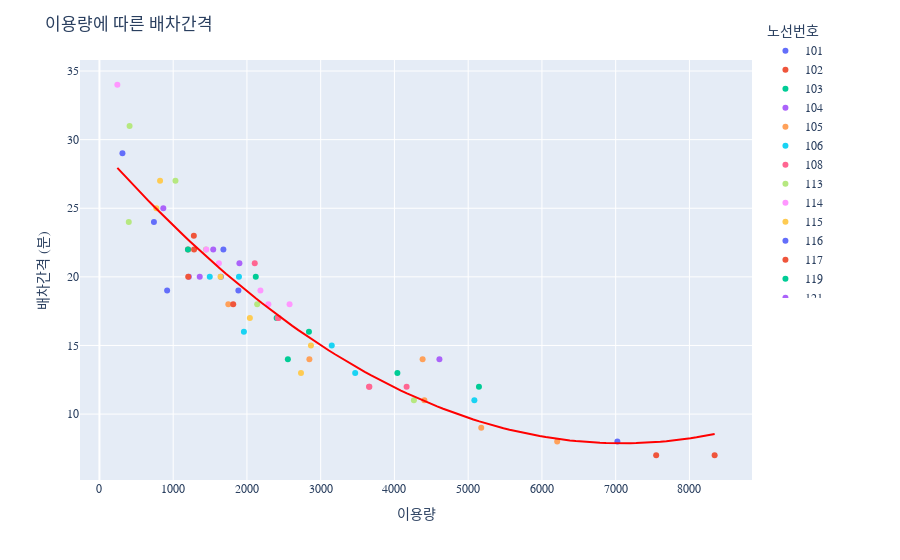

Notebook cell for this chart:
### Code cell
import plotly.express as px
import plotly.graph_objects as go
import plotly.offline as pyo

# 2차 곡선 회귀선 계수 계산
a, b, c = np.polyfit(bus_usage_merge_work["USAGE_COUNT"], bus_usage_merge_work["ALLO_INTERVAL"], 2)

# 2차 곡선 회귀선 함수 정의
def quadratic_regression(x):
    return a * x**2 + b * x + c

# 산점도 그래프 생성
fig = px.scatter(bus_usage_merge_work, x="USAGE_COUNT", y="ALLO_INTERVAL", color="ROUTE_NO", 
                 labels={"USAGE_COUNT": "이용량", "ALLO_INTERVAL": "배차간격 (분)", "ROUTE_NO": "노선번호"})

# 회귀선 그리기
x_range = np.linspace(bus_usage_merge_work["USAGE_COUNT"].min(), bus_usage_merge_work["USAGE_COUNT"].max(), 100)
y_range = [quadratic_regression(x) for x in x_range]

fig.add_trace(go.Scatter(x=x_range, y=y_range, mode="lines", name="2차 곡선 회귀선", line=dict(color='red')))

# 그래프 레이아웃 설정
fig.update_layout(
    title="이용량에 따른 배차간격",
    xaxis_title="이용량",
    yaxis_title="배차간격 (분)",
    legend_title="노선번호",
    showlegend=True,
    legend=dict(x=9000, y=1.1),
    font=dict(family="Malgun Gothic"),
    hovermode="closest"
)

# 그래프 표시
fig.show()
pyo.plot(fig, filename='bus_usage_graph_work.html')

### Figure 1 — Plotly figure (JSON) as saved in the notebook; plotly's stock layout.template omitted (floating-point values rounded to 4 significant figures)
{"data": [{"hovertemplate": "노선번호=101<br>이용량=%{x}<br>배차간격 (분)=%{y}<extra></extra>", "legendgroup": "101", "marker": {"color": "#636efa", "symbol": "circle"}, "mode": "markers", "name": "101", "orientation": "v", "showlegend": true, "type": "scatter", "x": [1647], "xaxis": "x", "y": [20], "yaxis": "y"}, {"hovertemplate": "노선번호=102<br>이용량=%{x}<br>배차간격 (분)=%{y}<extra></extra>", "legendgroup": "102", "marker": {"color": "#EF553B", "symbol": "circle"}, "mode": "markers", "name": "102", "orientation": "v", "showlegend": true, "type": "scatter", "x": [8342], "xaxis": "x", "y": [7], "yaxis": "y"}, {"hovertemplate": "노선번호=103<br>이용량=%{x}<br>배차간격 (분)=%{y}<extra></extra>", "legendgroup": "103", "marker": {"color": "#00cc96", "symbol": "circle"}, "mode": "markers", "name": "103", "orientation": "v", "showlegend": true, "type": "scatter", "x": [4040], "xaxis": "x", "y": [13], "yaxis": "y"}, {"hovertemplate": "노선번호=104<br>이용량=%{x}<br>배차간격 (분)=%{y}<extra></extra>", "legendgroup": "104", "marker": {"color": "#ab63fa", "symbol": "circle"}, "mode": "markers", "name": "104", "orientation": "v", "showlegend": true, "type": "scatter", "x": [1213], "xaxis": "x", "y": [20], "yaxis": "y"}, {"hovertemplate": "노선번호=105<br>이용량=%{x}<br>배차간격 (분)=%{y}<extra></extra>", "legendgroup": "105", "marker": {"color": "#FFA15A", "symbol": "circle"}, "mode": "markers", "name": "105", "orientation": "v", "showlegend": true, "type": "scatter", "x": [5177], "xaxis": "x", "y": [9], "yaxis": "y"}, {"hovertemplate": "노선번호=106<br>이용량=%{x}<br>배차간격 (분)=%{y}<extra></extra>", "legendgroup": "106", "marker": {"color": "#19d3f3", "symbol": "circle"}, "mode": "markers", "name": "106", "orientation": "v", "showlegend": true, "type": "scatter", "x": [5084], "xaxis": "x", "y": [11], "yaxis": "y"}, {"hovertemplate": "노선번호=108<br>이용량=%{x}<br>배차간격 (분)=%{y}<extra></extra>", "legendgroup": "108", "marker": {"color": "#FF6692", "symbol": "circle"}, "mode": "markers", "name": "108", "orientation": "v", "showlegend": true, "type": "scatter", "x": [3656], "xaxis": "x", "y": [12], "yaxis": "y"}, {"hovertemplate": "노선번호=113<br>이용량=%{x}<br>배차간격 (분)=%{y}<extra></extra>", "legendgroup": "113", "marker": {"color": "#B6E880", "symbol": "circle"}, "mode": "markers", "name": "113", "orientation": "v", "showlegend": true, "type": "scatter", "x": [1444], "xaxis": "x", "y": [22], "yaxis": "y"}, {"hovertemplate": "노선번호=114<br>이용량=%{x}<br>배차간격 (분)=%{y}<extra></extra>", "legendgroup": "114", "marker": {"color": "#FF97FF", "symbol": "circle"}, "mode": "markers", "name": "114", "orientation": "v", "showlegend": true, "type": "scatter", "x": [2291], "xaxis": "x", "y": [18], "yaxis": "y"}, {"hovertemplate": "노선번호=115<br>이용량=%{x}<br>배차간격 (분)=%{y}<extra></extra>", "legendgroup": "115", "marker": {"color": "#FECB52", "symbol": "circle"}, "mode": "markers", "name": "115", "orientation": "v", "showlegend": true, "type": "scatter", "x": [2868], "xaxis": "x", "y": [15], "yaxis": "y"}, {"hovertemplate": "노선번호=116<br>이용량=%{x}<br>배차간격 (분)=%{y}<extra></extra>", "legendgroup": "116", "marker": {"color": "#636efa", "symbol": "circle"}, "mode": "markers", "name": "116", "orientation": "v", "showlegend": true, "type": "scatter", "x": [739], "xaxis": "x", "y": [24], "yaxis": "y"}, {"hovertemplate": "노선번호=117<br>이용량=%{x}<br>배차간격 (분)=%{y}<extra></extra>", "legendgroup": "117", "marker": {"color": "#EF553B", "symbol": "circle"}, "mode": "markers", "name": "117", "orientation": "v", "showlegend": true, "type": "scatter", "x": [1204], "xaxis": "x", "y": [20], "yaxis": "y"}, {"hovertemplate": "노선번호=119<br>이용량=%{x}<br>배차간격 (분)=%{y}<extra></extra>", "legendgroup": "119", "marker": {"color": "#00cc96", "symbol": "circle"}, "mode": "markers", "name": "119", "orientation": "v", "showlegend": true, "type": "scatter", "x": [2841], "xaxis": "x", "y": [16], "yaxis": "y"}, {"hovertemplate": "노선번호=121<br>이용량=%{x}<br>배차간격 (분)=%{y}<extra></extra>", "legendgroup": "121", "marker": {"color": "#ab63fa", "symbol": "circle"}, "mode": "markers", "name": "121", "orientation": "v", "showlegend": true, "type": "scatter", "x": [1543], "xaxis": "x", "y": [22], "yaxis": "y"}, {"hovertemplate": "노선번호=201<br>이용량=%{x}<br>배차간격 (분)=%{y}<extra></extra>", "legendgroup": "201", "marker": {"color": "#FFA15A", "symbol": "circle"}, "mode": "markers", "name": "201", "orientation": "v", "showlegend": true, "type": "scatter", "x": [6207], "xaxis": "x", "y": [8], "yaxis": "y"}, {"hovertemplate": "노선번호=203<br>이용량=%{x}<br>배차간격 (분)=%{y}<extra></extra>", "legendgroup": "203", "marker": {"color": "#19d3f3", "symbol": "circle"}, "mode": "markers", "name": "203", "orientation": "v", "showlegend": true, "type": "scatter", "x": [1959], "xaxis": "x", "y": [16], "yaxis": "y"}, {"hovertemplate": "노선번호=211<br>이용량=%{x}<br>배차간격 (분)=%{y}<extra></extra>", "legendgroup": "211", "marker": {"color": "#FF6692", "symbol": "circle"}, "mode": "markers", "name": "211", "orientation": "v", "showlegend": true, "type": "scatter", "x": [3660], "xaxis": "x", "y": [12], "yaxis": "y"}, {"hovertemplate": "노선번호=212<br>이용량=%{x}<br>배차간격 (분)=%{y}<extra></extra>", "legendgroup": "212", "marker": {"color": "#B6E880", "symbol": "circle"}, "mode": "markers", "name": "212", "orientation": "v", "showlegend": true, "type": "scatter", "x": [398], "xaxis": "x", "y": [24], "yaxis": "y"}, {"hovertemplate": "노선번호=213<br>이용량=%{x}<br>배차간격 (분)=%{y}<extra></extra>", "legendgroup": "213", "marker": {"color": "#FF97FF", "symbol": "circle"}, "mode": "markers", "name": "213", "orientation": "v", "showlegend": true, "type": "scatter", "x": [243], "xaxis": "x", "y": [34], "yaxis": "y"}, {"hovertemplate": "노선번호=216<br>이용량=%{x}<br>배차간격 (분)=%{y}<extra></extra>", "legendgroup": "216", "marker": {"color": "#FECB52", "symbol": "circle"}, "mode": "markers", "name": "216", "orientation": "v", "showlegend": true, "type": "scatter", "x": [2040], "xaxis": "x", "y": [17], "yaxis": "y"}, {"hovertemplate": "노선번호=301<br>이용량=%{x}<br>배차간격 (분)=%{y}<extra></extra>", "legendgroup": "301", "marker": {"color": "#636efa", "symbol": "circle"}, "mode": "markers", "name": "301", "orientation": "v", "showlegend": true, "type": "scatter", "x": [7023], "xaxis": "x", "y": [8], "yaxis": "y"}, {"hovertemplate": "노선번호=311<br>이용량=%{x}<br>배차간격 (분)=%{y}<extra></extra>", "legendgroup": "311", "marker": {"color": "#EF553B", "symbol": "circle"}, "mode": "markers", "name": "311", "orientation": "v", "showlegend": true, "type": "scatter", "x": [7549], "xaxis": "x", "y": [7], "yaxis": "y"}, {"hovertemplate": "노선번호=312<br>이용량=%{x}<br>배차간격 (분)=%{y}<extra></extra>", "legendgroup": "312", "marker": {"color": "#00cc96", "symbol": "circle"}, "mode": "markers", "name": "312", "orientation": "v", "showlegend": true, "type": "scatter", "x": [2120], "xaxis": "x", "y": [20], "yaxis": "y"}, {"hovertemplate": "노선번호=313<br>이용량=%{x}<br>배차간격 (분)=%{y}<extra></extra>", "legendgroup": "313", "marker": {"color": "#ab63fa", "symbol": "circle"}, "mode": "markers", "name": "313", "orientation": "v", "showlegend": true, "type": "scatter", "x": [866], "xaxis": "x", "y": [25], "yaxis": "y"}, {"hovertemplate": "노선번호=314<br>이용량=%{x}<br>배차간격 (분)=%{y}<extra></extra>", "legendgroup": "314", "marker": {"color": "#FFA15A", "symbol": "circle"}, "mode": "markers", "name": "314", "orientation": "v", "showlegend": true, "type": "scatter", "x": [4406], "xaxis": "x", "y": [11], "yaxis": "y"}, {"hovertemplate": "노선번호=315<br>이용량=%{x}<br>배차간격 (분)=%{y}<extra></extra>", "legendgroup": "315", "marker": {"color": "#19d3f3", "symbol": "circle"}, "mode": "markers", "name": "315", "orientation": "v", "showlegend": true, "type": "scatter", "x": [1496], "xaxis": "x", "y": [20], "yaxis": "y"}, {"hovertemplate": "노선번호=316<br>이용량=%{x}<br>배차간격 (분)=%{y}<extra></extra>", "legendgroup": "316", "marker": {"color": "#FF6692", "symbol": "circle"}, "mode": "markers", "name": "316", "orientation": "v", "showlegend": true, "type": "scatter", "x": [2106], "xaxis": "x", "y": [21], "yaxis": "y"}, {"hovertemplate": "노선번호=317<br>이용량=%{x}<br>배차간격 (분)=%{y}<extra></extra>", "legendgroup": "317", "marker": {"color": "#B6E880", "symbol": "circle"}, "mode": "markers", "name": "317", "orientation": "v", "showlegend": true, "type": "scatter", "x": [1031], "xaxis": "x", "y": [27], "yaxis": "y"}, {"hovertemplate": "노선번호=318<br>이용량=%{x}<br>배차간격 (분)=%{y}<extra></extra>", "legendgroup": "318", "marker": {"color": "#FF97FF", "symbol": "circle"}, "mode": "markers", "name": "318", "orientation": "v", "showlegend": true, "type": "scatter", "x": [2183], "xaxis": "x", "y": [19], "yaxis": "y"}, {"hovertemplate": "노선번호=511<br>이용량=%{x}<br>배차간격 (분)=%{y}<extra></extra>", "legendgroup": "511", "marker": {"color": "#FECB52", "symbol": "circle"}, "mode": "markers", "name": "511", "orientation": "v", "showlegend": true, "type": "scatter", "x": [2733], "xaxis": "x", "y": [13], "yaxis": "y"}, {"hovertemplate": "노선번호=512<br>이용량=%{x}<br>배차간격 (분)=%{y}<extra></extra>", "legendgroup": "512", "marker": {"color": "#636efa", "symbol": "circle"}, "mode": "markers", "name": "512", "orientation": "v", "showlegend": true, "type": "scatter", "x": [1681], "xaxis": "x", "y": [22], "yaxis": "y"}, {"hovertemplate": "노선번호=513<br>이용량=%{x}<br>배차간격 (분)=%{y}<extra></extra>", "legendgroup": "513", "marker": {"color": "#EF553B", "symbol": "circle"}, "mode": "markers", "name": "513", "orientation": "v", "showlegend": true, "type": "scatter", "x": [1280], "xaxis": "x", "y": [23], "yaxis": "y"}, {"hovertemplate": "노선번호=514<br>이용량=%{x}<br>배차간격 (분)=%{y}<extra></extra>", "legendgroup": "514", "marker": {"color": "#00cc96", "symbol": "circle"}, "mode": "markers", "name": "514", "orientation": "v", "showlegend": true, "type": "scatter", "x": [2403], "xaxis": "x", "y": [17], "yaxis": "y"}, {"hovertemplate": "노선번호=601<br>이용량=%{x}<br>배차간격 (분)=%{y}<extra></extra>", "legendgroup": "601", "marker": {"color": "#ab63fa", "symbol": "circle"}, "mode": "markers", "name": "601", "orientation": "v", "showlegend": true, "type": "scatter", "x": [1898], "xaxis": "x", "y": [21], "yaxis": "y"}, {"hovertemplate": "노선번호=602<br>이용량=%{x}<br>배차간격 (분)=%{y}<extra></extra>", "legendgroup": "602", "marker": {"color": "#FFA15A", "symbol": "circle"}, "mode": "markers", "name": "602", "orientation": "v", "showlegend": true, "type": "scatter", "x": [1748], "xaxis": "x", "y": [18], "yaxis": "y"}, {"hovertemplate": "노선번호=603<br>이용량=%{x}<br>배차간격 (분)=%{y}<extra></extra>", "legendgroup": "603", "marker": {"color": "#19d3f3", "symbol": "circle"}, "mode": "markers", "name": "603", "orientation": "v", "showlegend": true, "type": "scatter", "x": [3468], "xaxis": "x", "y": [13], "yaxis": "y"}, {"hovertemplate": "노선번호=604<br>이용량=%{x}<br>배차간격 (분)=%{y}<extra></extra>", "legendgroup": "604", "marker": {"color": "#FF6692", "symbol": "circle"}, "mode": "markers", "name": "604", "orientation": "v", "showlegend": true, "type": "scatter", "x": [4165], "xaxis": "x", "y": [12], "yaxis": "y"}, {"hovertemplate": "노선번호=605<br>이용량=%{x}<br>배차간격 (분)=%{y}<extra></extra>", "legendgroup": "605", "marker": {"color": "#B6E880", "symbol": "circle"}, "mode": "markers", "name": "605", "orientation": "v", "showlegend": true, "type": "scatter", "x": [4264], "xaxis": "x", "y": [11], "yaxis": "y"}, {"hovertemplate": "노선번호=606<br>이용량=%{x}<br>배차간격 (분)=%{y}<extra></extra>", "legendgroup": "606", "marker": {"color": "#FF97FF", "symbol": "circle"}, "mode": "markers", "name": "606", "orientation": "v", "showlegend": true, "type": "scatter", "x": [1449], "xaxis": "x", "y": [22], "yaxis": "y"}, {"hovertemplate": "노선번호=608<br>이용량=%{x}<br>배차간격 (분)=%{y}<extra></extra>", "legendgroup": "608", "marker": {"color": "#FECB52", "symbol": "circle"}, "mode": "markers", "name": "608", "orientation": "v", "showlegend": true, "type": "scatter", "x": [1642], "xaxis": "x", "y": [20], "yaxis": "y"}, {"hovertemplate": "노선번호=611<br>이용량=%{x}<br>배차간격 (분)=%{y}<extra></extra>", "legendgroup": "611", "marker": {"color": "#636efa", "symbol": "circle"}, "mode": "markers", "name": "611", "orientation": "v", "showlegend": true, "type": "scatter", "x": [1884], "xaxis": "x", "y": [19], "yaxis": "y"}, {"hovertemplate": "노선번호=612<br>이용량=%{x}<br>배차간격 (분)=%{y}<extra></extra>", "legendgroup": "612", "marker": {"color": "#EF553B", "symbol": "circle"}, "mode": "markers", "name": "612", "orientation": "v", "showlegend": true, "type": "scatter", "x": [1202], "xaxis": "x", "y": [22], "yaxis": "y"}, {"hovertemplate": "노선번호=613<br>이용량=%{x}<br>배차간격 (분)=%{y}<extra></extra>", "legendgroup": "613", "marker": {"color": "#00cc96", "symbol": "circle"}, "mode": "markers", "name": "613", "orientation": "v", "showlegend": true, "type": "scatter", "x": [2555], "xaxis": "x", "y": [14], "yaxis": "y"}, {"hovertemplate": "노선번호=614<br>이용량=%{x}<br>배차간격 (분)=%{y}<extra></extra>", "legendgroup": "614", "marker": {"color": "#ab63fa", "symbol": "circle"}, "mode": "markers", "name": "614", "orientation": "v", "showlegend": true, "type": "scatter", "x": [1360], "xaxis": "x", "y": [20], "yaxis": "y"}, {"hovertemplate": "노선번호=615<br>이용량=%{x}<br>배차간격 (분)=%{y}<extra></extra>", "legendgroup": "615", "marker": {"color": "#FFA15A", "symbol": "circle"}, "mode": "markers", "name": "615", "orientation": "v", "showlegend": true, "type": "scatter", "x": [2847], "xaxis": "x", "y": [14], "yaxis": "y"}, {"hovertemplate": "노선번호=616<br>이용량=%{x}<br>배차간격 (분)=%{y}<extra></extra>", "legendgroup": "616", "marker": {"color": "#19d3f3", "symbol": "circle"}, "mode": "markers", "name": "616", "orientation": "v", "showlegend": true, "type": "scatter", "x": [1892], "xaxis": "x", "y": [20], "yaxis": "y"}, {"hovertemplate": "노선번호=617<br>이용량=%{x}<br>배차간격 (분)=%{y}<extra></extra>", "legendgroup": "617", "marker": {"color": "#FF6692", "symbol": "circle"}, "mode": "markers", "name": "617", "orientation": "v", "showlegend": true, "type": "scatter", "x": [2419], "xaxis": "x", "y": [17], "yaxis": "y"}, {"hovertemplate": "노선번호=618<br>이용량=%{x}<br>배차간격 (분)=%{y}<extra></extra>", "legendgroup": "618", "marker": {"color": "#B6E880", "symbol": "circle"}, "mode": "markers", "name": "618", "orientation": "v", "showlegend": true, "type": "scatter", "x": [2139], "xaxis": "x", "y": [18], "yaxis": "y"}, {"hovertemplate": "노선번호=619<br>이용량=%{x}<br>배차간격 (분)=%{y}<extra></extra>", "legendgroup": "619", "marker": {"color": "#FF97FF", "symbol": "circle"}, "mode": "markers", "name": "619", "orientation": "v", "showlegend": true, "type": "scatter", "x": [1620], "xaxis": "x", "y": [21], "yaxis": "y"}, {"hovertemplate": "노선번호=620<br>이용량=%{x}<br>배차간격 (분)=%{y}<extra></extra>", "legendgroup": "620", "marker": {"color": "#FECB52", "symbol": "circle"}, "mode": "markers", "name": "620", "orientation": "v", "showlegend": true, "type": "scatter", "x": [822], "xaxis": "x", "y": [27], "yaxis": "y"}, {"hovertemplate": "노선번호=622<br>이용량=%{x}<br>배차간격 (분)=%{y}<extra></extra>", "legendgroup": "622", "marker": {"color": "#636efa", "symbol": "circle"}, "mode": "markers", "name": "622", "orientation": "v", "showlegend": true, "type": "scatter", "x": [312], "xaxis": "x", "y": [29], "yaxis": "y"}, {"hovertemplate": "노선번호=701<br>이용량=%{x}<br>배차간격 (분)=%{y}<extra></extra>", "legendgroup": "701", "marker": {"color": "#EF553B", "symbol": "circle"}, "mode": "markers", "name": "701", "orientation": "v", "showlegend": true, "type": "scatter", "x": [1814], "xaxis": "x", "y": [18], "yaxis": "y"}, {"hovertemplate": "노선번호=703<br>이용량=%{x}<br>배차간격 (분)=%{y}<extra></extra>", "legendgroup": "703", "marker": {"color": "#00cc96", "symbol": "circle"}, "mode": "markers", "name": "703", "orientation": "v", "showlegend": true, "type": "scatter", "x": [5146], "xaxis": "x", "y": [12], "yaxis": "y"}, {"hovertemplate": "노선번호=704<br>이용량=%{x}<br>배차간격 (분)=%{y}<extra></extra>", "legendgroup": "704", "marker": {"color": "#ab63fa", "symbol": "circle"}, "mode": "markers", "name": "704", "orientation": "v", "showlegend": true, "type": "scatter", "x": [4610], "xaxis": "x", "y": [14], "yaxis": "y"}, {"hovertemplate": "노선번호=705<br>이용량=%{x}<br>배차간격 (분)=%{y}<extra></extra>", "legendgroup": "705", "marker": {"color": "#FFA15A", "symbol": "circle"}, "mode": "markers", "name": "705", "orientation": "v", "showlegend": true, "type": "scatter", "x": [4382], "xaxis": "x", "y": [14], "yaxis": "y"}, {"hovertemplate": "노선번호=706<br>이용량=%{x}<br>배차간격 (분)=%{y}<extra></extra>", "legendgroup": "706", "marker": {"color": "#19d3f3", "symbol": "circle"}, "mode": "markers", "name": "706", "orientation": "v", "showlegend": true, "type": "scatter", "x": [3150], "xaxis": "x", "y": [15], "yaxis": "y"}, {"hovertemplate": "노선번호=711<br>이용량=%{x}<br>배차간격 (분)=%{y}<extra></extra>", "legendgroup": "711", "marker": {"color": "#FF6692", "symbol": "circle"}, "mode": "markers", "name": "711", "orientation": "v", "showlegend": true, "type": "scatter", "x": [2430], "xaxis": "x", "y": [17], "yaxis": "y"}, {"hovertemplate": "노선번호=712<br>이용량=%{x}<br>배차간격 (분)=%{y}<extra></extra>", "legendgroup": "712", "marker": {"color": "#B6E880", "symbol": "circle"}, "mode": "markers", "name": "712", "orientation": "v", "showlegend": true, "type": "scatter", "x": [409], "xaxis": "x", "y": [31], "yaxis": "y"}, {"hovertemplate": "노선번호=802<br>이용량=%{x}<br>배차간격 (분)=%{y}<extra></extra>", "legendgroup": "802", "marker": {"color": "#FF97FF", "symbol": "circle"}, "mode": "markers", "name": "802", "orientation": "v", "showlegend": true, "type": "scatter", "x": [2578], "xaxis": "x", "y": [18], "yaxis": "y"}, {"hovertemplate": "노선번호=911<br>이용량=%{x}<br>배차간격 (분)=%{y}<extra></extra>", "legendgroup": "911", "marker": {"color": "#FECB52", "symbol": "circle"}, "mode": "markers", "name": "911", "orientation": "v", "showlegend": true, "type": "scatter", "x": [772], "xaxis": "x", "y": [25], "yaxis": "y"}, {"hovertemplate": "노선번호=912<br>이용량=%{x}<br>배차간격 (분)=%{y}<extra></extra>", "legendgroup": "912", "marker": {"color": "#636efa", "symbol": "circle"}, "mode": "markers", "name": "912", "orientation": "v", "showlegend": true, "type": "scatter", "x": [918], "xaxis": "x", "y": [19], "yaxis": "y"}, {"hovertemplate": "노선번호=916<br>이용량=%{x}<br>배차간격 (분)=%{y}<extra></extra>", "legendgroup": "916", "marker": {"color": "#EF553B", "symbol": "circle"}, "mode": "markers", "name": "916", "orientation": "v", "showlegend": true, "type": "scatter", "x": [1283], "xaxis": "x", "y": [22], "yaxis": "y"}, {"hovertemplate": "노선번호=918<br>이용량=%{x}<br>배차간격 (분)=%{y}<extra></extra>", "legendgroup": "918", "marker": {"color": "#00cc96", "symbol": "circle"}, "mode": "markers", "name": "918", "orientation": "v", "showlegend": true, "type": "scatter", "x": [1200], "xaxis": "x", "y": [22], "yaxis": "y"}, {"line": {"color": "red"}, "mode": "lines", "name": "2차 곡선 회귀선", "type": "scatter", "x": [243, 324.8, 406.6, 488.4, 570.2, 652.0, 733.8, 815.7, 897.5, 979.3, 1061.0, 1143.0, 1225.0, 1307.0, 1388.0, 1470.0, 1552.0, 1634.0, 1716.0, 1797.0, 1879.0, 1961.0, 2043.0, 2125.0, 2206.0, 2288.0, 2370.0, 2452.0, 2534.0, 2615.0, 2697.0, 2779.0, 2861.0, 2943.0, 3024.0, 3106.0, 3188.0, 3270.0, 3352.0, 3434.0, 3515.0, 3597.0, 3679.0, 3761.0, 3843.0, 3924.0, 4006.0, 4088.0, 4170.0, 4252.0, 4333.0, 4415.0, 4497.0, 4579.0, 4661.0, 4742.0, 4824.0, 4906.0, 4988.0, 5070.0, 5151.0, 5233.0, 5315.0, 5397.0, 5479.0, 5561.0, 5642.0, 5724.0, 5806.0, 5888.0, 5970.0, 6051.0, 6133.0, 6215.0, 6297.0, 6379.0, 6460.0, 6542.0, 6624.0, 6706.0, 6788.0, 6869.0, 6951.0, 7033.0, 7115.0, 7197.0, 7278.0, 7360.0, 7442.0, 7524.0, 7606.0, 7688.0, 7769.0, 7851.0, 7933.0, 8015.0, 8097.0, 8178.0, 8260.0, 8342], "y": [27.94, 27.47, 27.0, 26.53, 26.07, 25.61, 25.17, 24.72, 24.29, 23.85, 23.43, 23.01, 22.59, 22.19, 21.78, 21.39, 21.0, 20.61, 20.23, 19.86, 19.49, 19.13, 18.77, 18.42, 18.07, 17.73, 17.4, 17.07, 16.75, 16.43, 16.12, 15.82, 15.52, 15.22, 14.94, 14.65, 14.38, 14.11, 13.84, 13.58, 13.33, 13.08, 12.84, 12.6, 12.37, 12.15, 11.93, 11.72, 11.51, 11.31, 11.11, 10.92, 10.74, 10.56, 10.39, 10.22, 10.06, 9.901, 9.752, 9.607, 9.469, 9.336, 9.209, 9.088, 8.973, 8.863, 8.759, 8.661, 8.568, 8.481, 8.4, 8.325, 8.256, 8.192, 8.134, 8.082, 8.035, 7.994, 7.959, 7.93, 7.907, 7.889, 7.877, 7.87, 7.87, 7.875, 7.886, 7.903, 7.925, 7.953, 7.987, 8.027, 8.072, 8.123, 8.18, 8.243, 8.311, 8.385, 8.465, 8.551]}], "layout": {"font": {"family": "Malgun Gothic"}, "hovermode": "closest", "legend": {"title": {"text": "노선번호"}, "tracegroupgap": 0, "x": 9000, "y": 1.1}, "margin": {"t": 60}, "showlegend": true, "title": {"text": "이용량에 따른 배차간격"}, "xaxis": {"anchor": "y", "domain": [0, 1], "title": {"text": "이용량"}}, "yaxis": {"anchor": "x", "domain": [0, 1], "title": {"text": "배차간격 (분)"}}}}
